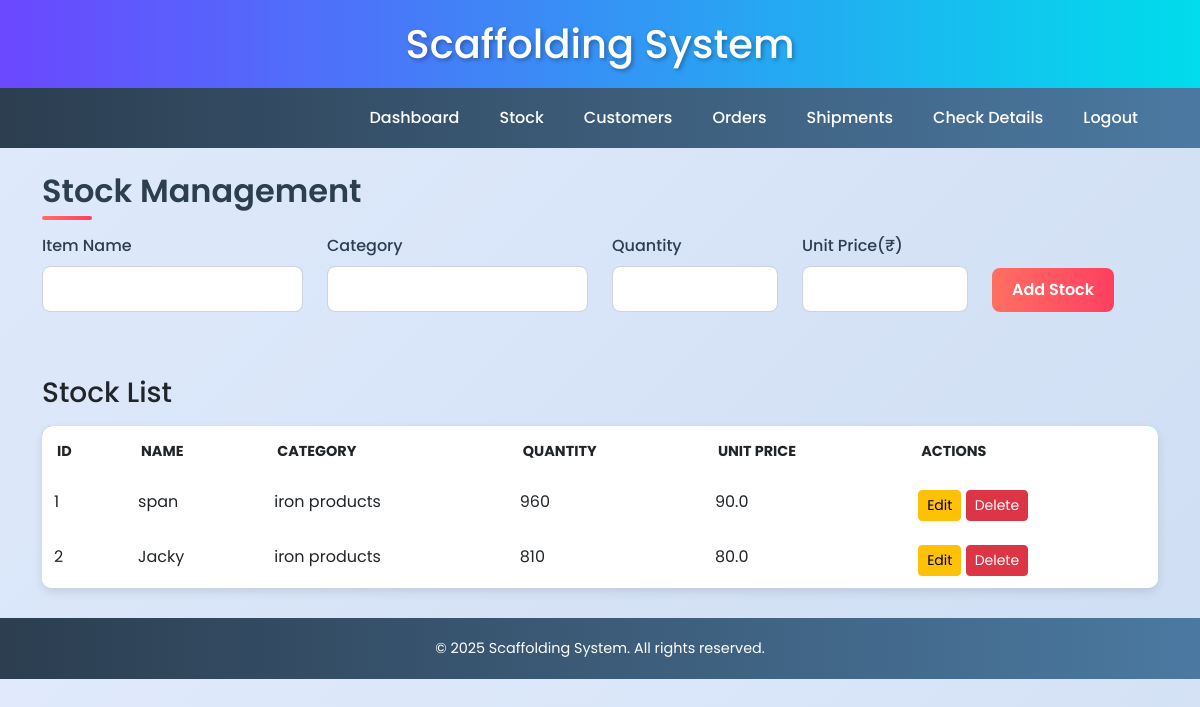
/stock (signed in), run on an earlier commit of the app's database.
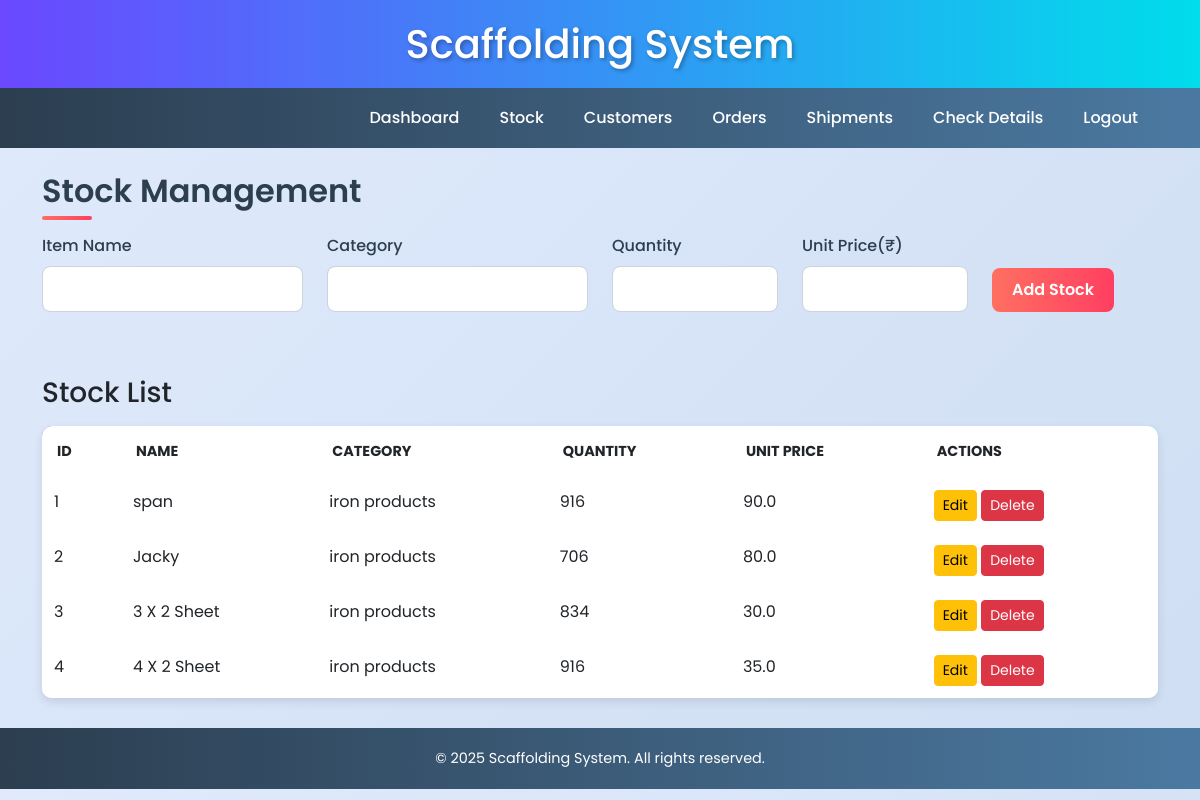
And on a later commit of the database.
### app.py (models this page shows)
class Stock(db.Model):
    id = db.Column(db.Integer, primary_key=True)
    name = db.Column(db.String(100), nullable=False)
    category = db.Column(db.String(50), nullable=False)
    quantity = db.Column(db.Integer, nullable=False)
    unit_price = db.Column(db.Float, nullable=False)

### app.py (the view, shortened to what this page needs)
@app.route('/stock', methods=['GET', 'POST'])
@login_required
def stock():
    if current_user.role not in ['Admin', 'Manager']:
        flash('Access denied', 'danger')
        return redirect(url_for('dashboard'))
    form = StockForm()
    stocks = Stock.query.all()
    return render_template('stock.html', form=form, stocks=stocks)

### app.py
class StockForm(FlaskForm):
    name = StringField('Item Name', validators=[DataRequired()])
    category = StringField('Category', validators=[DataRequired()])
    quantity = IntegerField('Quantity', validators=[DataRequired(), NumberRange(min=0)])
    unit_price = FloatField('Unit Price(₹)', validators=[DataRequired(), NumberRange(min=0)])
    submit = SubmitField('Add Stock')

### app.py (called while the page is built)
@login_manager.user_loader
def load_user(user_id):
    return User.query.get(int(user_id))

### templates/stock.html (shortened to what this page needs)
{% extends 'base.html' %}
{% block content %}
<h2 class="mb-4">Stock Management</h2>
<form method="POST" class="mb-5">
    <div class="row">
        <div class="col-md-3 mb-3">
            {{ form.name.label(class="form-label") }}
            {{ form.name(class="form-control") }}
        </div>
        <div class="col-md-3 mb-3">
            {{ form.category.label(class="form-label") }}
            {{ form.category(class="form-control") }}
        </div>
        <div class="col-md-2 mb-3">
            {{ form.quantity.label(class="form-label") }}
            {{ form.quantity(class="form-control") }}
        </div>
        <div class="col-md-2 mb-3">
            {{ form.unit_price.label(class="form-label") }}
            {{ form.unit_price(class="form-control") }}
        </div>
        <div class="col-md-2 mb-3 align-self-end">
            {{ form.submit(class="btn btn-primary") }}
        </div>
    </div>
</form>
<h3 class="mb-3">Stock List</h3>
<table class="table">
    <thead>
        <tr>
            <th>ID</th>
            <th>Name</th>
            <th>Category</th>
            <th>Quantity</th>
            <th>Unit Price</th>
            <th>Actions</th>
        </tr>
    </thead>
    <tbody>
        {% for stock in stocks %}
        <tr>
            <td>{{ stock.id }}</td>
            <td>{{ stock.name }}</td>
            <td>{{ stock.category }}</td>
            <td>{{ stock.quantity }}</td>
            <td>{{ stock.unit_price }}</td>
            <td>
                <a href="{{ url_for('edit_stock', stock_id=stock.id) }}" class="btn btn-sm btn-warning">Edit</a>
                <a href="{{ url_for('delete_stock', stock_id=stock.id) }}" class="btn btn-sm btn-danger">Delete</a>
            </td>
        {% endfor %}
    </tbody>
</table>
{% endblock %}

What changed in the data, as far as the page shows it:
changed Stock "span": quantity "960" → "916"
changed Stock "Jacky": quantity "810" → "706"
added Stock: id "3", name "3 X 2 Sheet", category "iron products", quantity "834", unit_price "30.0"
added Stock: id "4", name "4 X 2 Sheet", category "iron products", quantity "916", unit_price "35.0"
